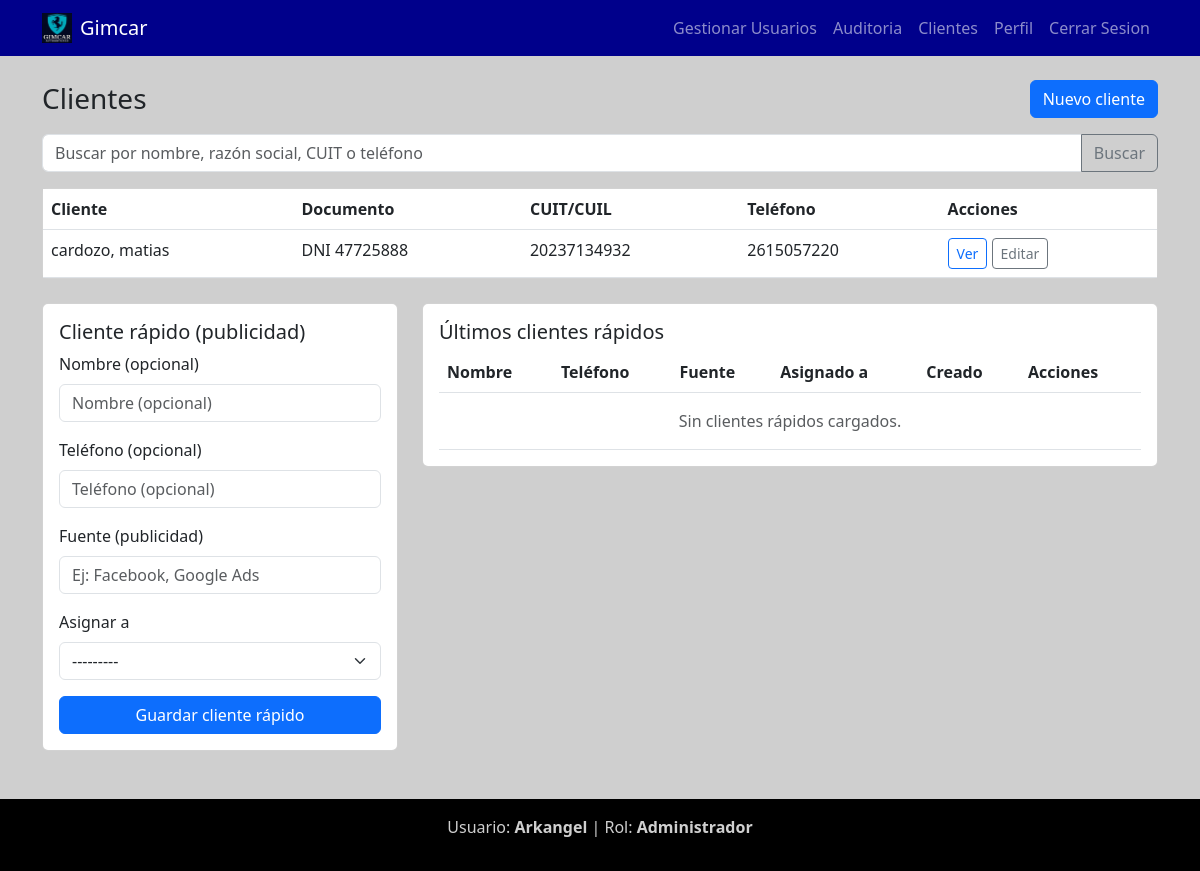
The app's page /clientes/ (signed in), older data.
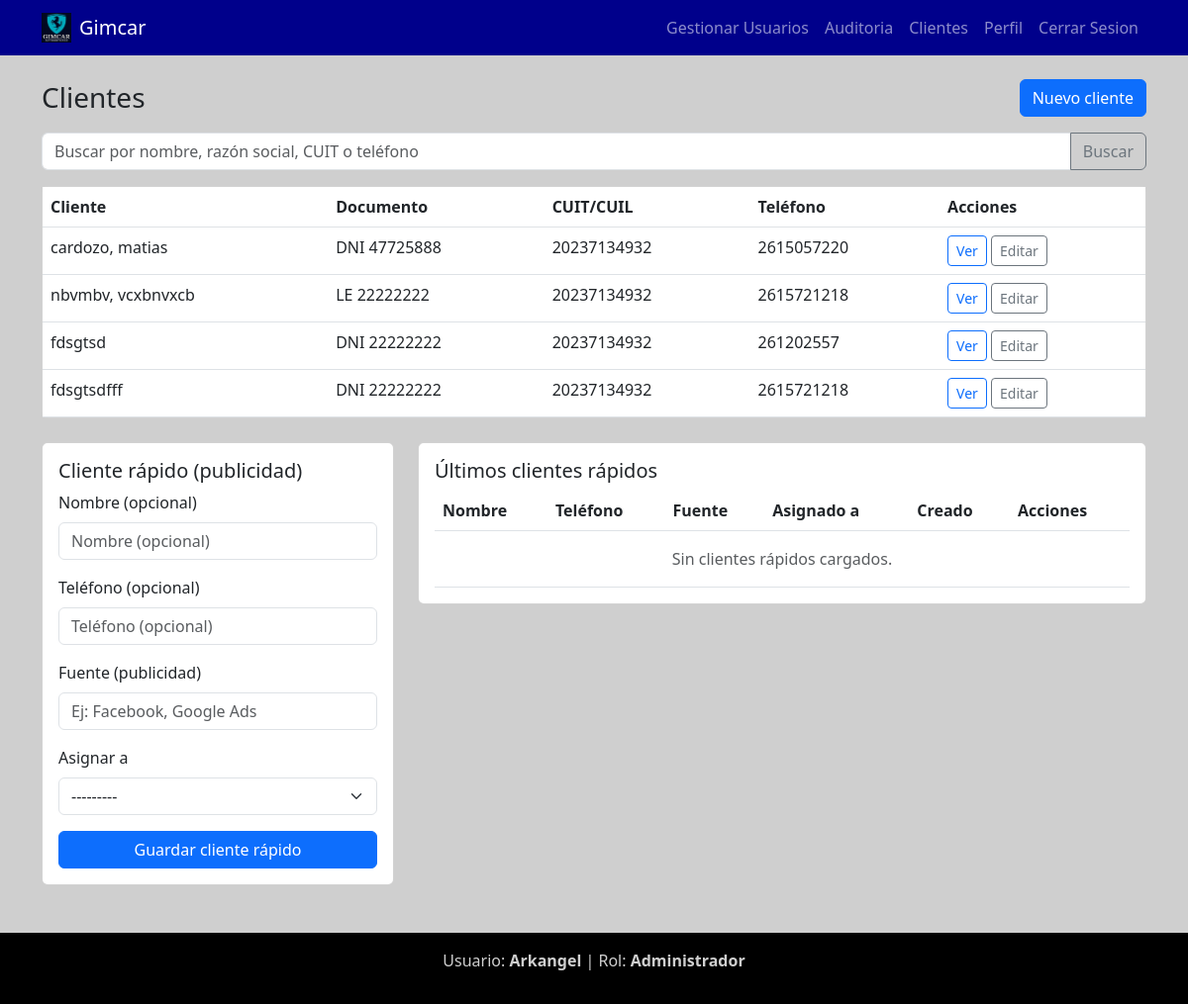
The same page, newer data.
### apps/clients/models.py (models this page shows, shortened)
class Client(models.Model):
    owner = models.ForeignKey(User, on_delete=models.SET_NULL, null=True, blank=True, related_name='clients_owned')
    first_name = models.CharField('Nombre', max_length=100, blank=True)
    last_name = models.CharField('Apellido', max_length=100, blank=True)
    company_name = models.CharField('Razón Social', max_length=150, blank=True)
    doc_type = models.CharField('Tipo de Documento', max_length=3, choices=DOC_TYPE_CHOICES)
    doc_number = models.CharField(
        'Número de Documento',
        max_length=15,
        validators=[RegexValidator(r'^\d+$', 'Solo se permiten números.')],
    )
    birth_date = models.DateField('Fecha de Nacimiento')
    sex = models.CharField('Sexo', max_length=1, choices=SEX_CHOICES)
    marital_status = models.CharField('Estado Civil', max_length=10, choices=MARITAL_STATUS_CHOICES)
    nationality = models.CharField('Nacionalidad', max_length=50)
    tax_condition = models.CharField('Condición Fiscal', max_length=10, choices=TAX_CONDITION_CHOICES)
    cuit = models.CharField('CUIT/CUIL', max_length=11, validators=[validate_cuit])
    street = models.CharField('Calle', max_length=150)
    street_number = models.CharField('Número', max_length=10, validators=[RegexValidator(r'^\d+$', 'Solo números.')])
    floor = models.CharField('Piso', max_length=10, blank=True)
    apartment = models.CharField('Depto', max_length=10, blank=True)
    postal_code = models.CharField('Código Postal', max_length=10)
    city = models.CharField('Localidad', max_length=100)
    province = models.CharField('Provincia', max_length=100)
    phone = models.CharField('Teléfono', max_length=30)
    email = models.EmailField('Correo Electrónico', validators=[EmailValidator()])
    employment = models.CharField('Empleo / Ocupación', max_length=100, blank=True)
    created_at = models.DateTimeField(auto_now_add=True)
    updated_at = models.DateTimeField(auto_now=True)
    class Meta:
        verbose_name = 'Cliente'
        verbose_name_plural = 'Clientes'
        ordering = ['last_name', 'company_name']
        indexes = [
            models.Index(fields=['last_name']),
            models.Index(fields=['company_name']),
            models.Index(fields=['cuit']),
        ]

### apps/clients/views.py (the view, shortened to what this page needs)
# urls.py: path('', views.client_list, name='client_list'),
@login_required(login_url='login')
@user_passes_test(is_admin, login_url='landing')
def client_list(request):
    full_admin = is_full_admin(request.user)
    query = request.GET.get('q', '').strip()
    clients = Client.objects.all()
    if not full_admin:
        clients = clients.filter(owner=request.user)
    lead_form = ClientLeadForm(request.POST or None, user=request.user)
    leads_qs = ClientLead.objects.select_related('owner').all()
    if not full_admin:
        leads_qs = leads_qs.filter(owner=request.user)
    leads = leads_qs.order_by('-created_at')[:50]
    return render(request, 'clients/client_list.html', {
        'clients': clients,
        'query': query,
        'lead_form': lead_form,
        'leads': leads,
        'full_admin': full_admin,
    })

### apps/clients/views.py (called while the page is built)
def is_admin(user):
    profile = getattr(user, 'profile', None)
    role = getattr(profile, 'role', UserProfile.ROLE_VENDOR) if profile else UserProfile.ROLE_VENDOR
    return user.is_superuser or role in (
        UserProfile.ROLE_ADMIN,
        UserProfile.ROLE_SUPERVISOR,
        UserProfile.ROLE_VENDOR,
        UserProfile.ROLE_NEGOTIATOR,
    )

def is_full_admin(user):
    profile = getattr(user, 'profile', None)
    role = getattr(profile, 'role', UserProfile.ROLE_VENDOR) if profile else UserProfile.ROLE_VENDOR
    return user.is_superuser or role in (UserProfile.ROLE_ADMIN, UserProfile.ROLE_SUPERVISOR)

### templates/clients/client_list.html (shortened to what the changed rows need)
{% extends "base/base.html" %}
{% block content %}
<div class="card">
    <div class="card-body p-0">
        <table class="table mb-0">
            <thead>
                <tr>
                    <th>Cliente</th>
                    <th>Documento</th>
                    <th>CUIT/CUIL</th>
                    <th>Teléfono</th>
                    <th>Acciones</th>
                </tr>
            </thead>
            <tbody>
                {% for c in clients %}
                <tr>
                    <td>
                        {% if c.company_name %}{{ c.company_name }}{% else %}{{ c.last_name }}, {{ c.first_name }}{% endif %}
                    </td>
                    <td>{{ c.doc_type }} {{ c.doc_number }}</td>
                    <td>{{ c.cuit }}</td>
                    <td>{{ c.phone }}</td>
                    <td>
                        <a href="{% url 'client_detail' c.id %}" class="btn btn-sm btn-outline-primary">Ver</a>
                        <a href="{% url 'client_edit' c.id %}" class="btn btn-sm btn-outline-secondary">Editar</a>
                    </td>
                </tr>
                {% empty %}
                <tr>
                    <td colspan="5" class="text-center py-3">No hay clientes cargados.</td>
                </tr>
                {% endfor %}
            </tbody>
        </table>
    </div>
</div>
<div class="row mt-4">
    <div class="col-lg-8">
        <div class="card">
            <div class="card-body">
                <div class="table-responsive">
                    <table class="table align-middle mb-0">
                        <thead>
                            <tr>
                                <th>Nombre</th>
                                <th>Teléfono</th>
                                <th>Fuente</th>
                                <th>Asignado a</th>
                                <th>Creado</th>
                                <th>Acciones</th>
                            </tr>
                        </thead>
                    </table>
                </div>
            </div>
        </div>
    </div>
</div>
{% endblock %}

Row changes from the older to the newer data that the page shows:
added Client: last_name "nbvmbv", first_name "vcxbnvxcb", doc_type "LE", doc_number "22222222", cuit "20237134932", phone "2615721218"
added Client: company_name "fdsgtsd", doc_type "DNI", doc_number "22222222", cuit "20237134932", phone "261202557"
added Client: company_name "fdsgtsdfff", doc_type "DNI", doc_number "22222222", cuit "20237134932", phone "2615721218"
